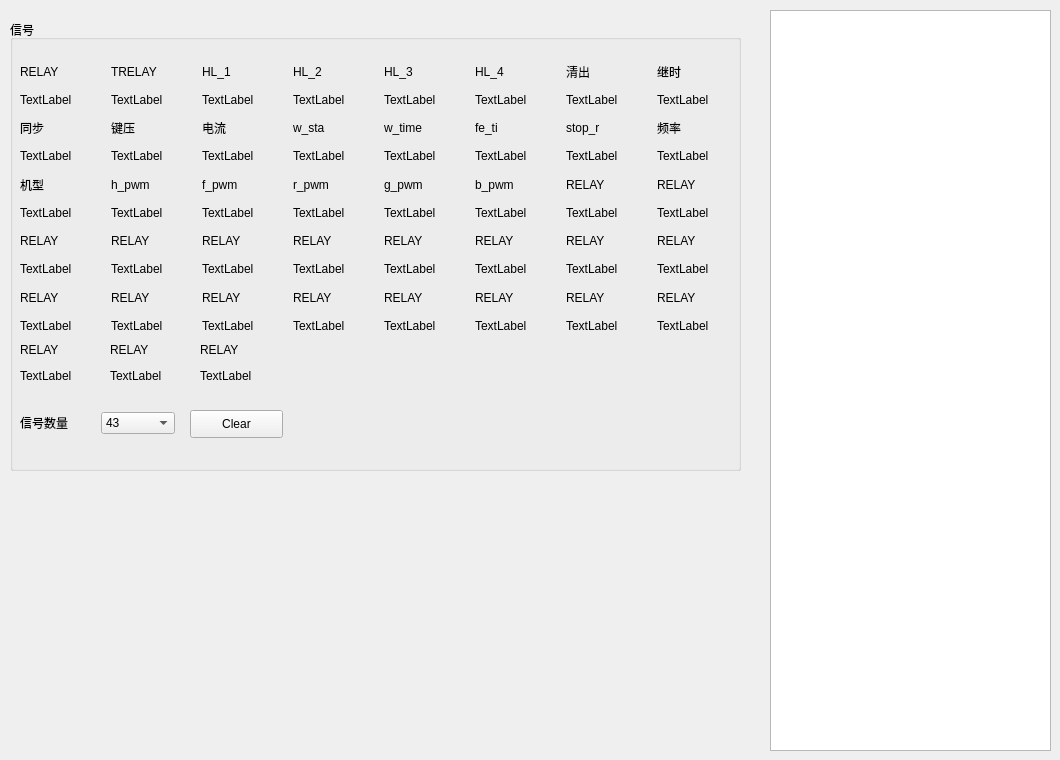
   <widget class="QWidget" name="tab_2">
    <attribute name="title">
     <string>传感器监测页</string>
    </attribute>
    <widget class="QGroupBox" name="groupBox_4">
     <property name="geometry">
      <rect>
       <x>10</x>
       <y>20</y>
       <width>731</width>
       <height>451</height>
      </rect>
     </property>
     <property name="title">
      <string>信号</string>
     </property>
     <widget class="QWidget" name="layoutWidget_5">
      <property name="geometry">
       <rect>
        <x>10</x>
        <y>40</y>
        <width>722</width>
        <height>277</height>
       </rect>
      </property>
      <layout class="QGridLayout" name="gridLayout_3">
       <item row="0" column="0">
        <layout class="QVBoxLayout" name="verticalLayout_36">
         <item>
          <widget class="QLabel" name="label_80">
           <property name="text">
            <string>RELAY</string>
           </property>
          </widget>
         </item>
         <item>
          <widget class="QLabel" name="label_81">
           <property name="text">
            <string>TextLabel</string>
           </property>
          </widget>
         </item>
        </layout>
       </item>
       <item row="0" column="1">
        <layout class="QVBoxLayout" name="verticalLayout_37">
         <item>
          <widget class="QLabel" name="label_82">
           <property name="text">
            <string>TRELAY</string>
           </property>
          </widget>
         </item>
         <item>
          <widget class="QLabel" name="label_83">
           <property name="text">
            <string>TextLabel</string>
           </property>
          </widget>
         </item>
        </layout>
       </item>
       <item row="0" column="2">
        <layout class="QVBoxLayout" name="verticalLayout_38">
         <item>
          <widget class="QLabel" name="label_84">
           <property name="text">
            <string>HL_1</string>
           </property>
          </widget>
         </item>
         <item>
          <widget class="QLabel" name="label_85">
           <property name="text">
            <string>TextLabel</string>
           </property>
          </widget>
         </item>
        </layout>
       </item>
       <item row="0" column="3">
        <layout class="QVBoxLayout" name="verticalLayout_39">
         <item>
          <widget class="QLabel" name="label_86">
           <property name="text">
            <string>HL_2</string>
           </property>
          </widget>
         </item>
         <item>
          <widget class="QLabel" name="label_87">
           <property name="text">
            <string>TextLabel</string>
           </property>
          </widget>
         </item>
        </layout>
       </item>
       <item row="0" column="4">
        <layout class="QVBoxLayout" name="verticalLayout_40">
         <item>
          <widget class="QLabel" name="label_88">
           <property name="text">
            <string>HL_3</string>
           </property>
          </widget>
         </item>
         <item>
          <widget class="QLabel" name="label_89">
           <property name="text">
            <string>TextLabel</string>
           </property>
          </widget>
         </item>
        </layout>
       </item>
       <item row="0" column="5">
        <layout class="QVBoxLayout" name="verticalLayout_41">
         <item>
          <widget class="QLabel" name="label_90">
           <property name="text">
            <string>HL_4</string>
           </property>
          </widget>
         </item>
         <item>
          <widget class="QLabel" name="label_91">
           <property name="text">
            <string>TextLabel</string>
           </property>
          </widget>
         </item>
        </layout>
       </item>
       <item row="0" column="6">
        <layout class="QVBoxLayout" name="verticalLayout_42">
         <item>
          <widget class="QLabel" name="label_92">
           <property name="text">
            <string>清出</string>
           </property>
          </widget>
         </item>
         <item>
          <widget class="QLabel" name="label_93">
           <property name="text">
            <string>TextLabel</string>
           </property>
          </widget>
         </item>
        </layout>
       </item>
       <item row="0" column="7">
        <layout class="QVBoxLayout" name="verticalLayout_43">
         <item>
          <widget class="QLabel" name="label_94">
           <property name="text">
            <string>继时</string>
           </property>
          </widget>
         </item>
         <item>
          <widget class="QLabel" name="label_95">
           <property name="text">
            <string>TextLabel</string>
           </property>
          </widget>
         </item>
        </layout>
       </item>
       <item row="1" column="0">
        <layout class="QVBoxLayout" name="verticalLayout_44">
         <item>
          <widget class="QLabel" name="label_96">
           <property name="text">
            <string>同步</string>
           </property>
          </widget>
         </item>
         <item>
          <widget class="QLabel" name="label_97">
           <property name="text">
            <string>TextLabel</string>
           </property>
          </widget>
         </item>
        </layout>
       </item>
       <item row="1" column="1">
        <layout class="QVBoxLayout" name="verticalLayout_45">
         <item>
          <widget class="QLabel" name="label_98">
           <property name="text">
            <string>键压</string>
           </property>
          </widget>
         </item>
         <item>
          <widget class="QLabel" name="label_99">
           <property name="text">
            <string>TextLabel</string>
           </property>
          </widget>
         </item>
        </layout>
       </item>
       <item row="1" column="2">
        <layout class="QVBoxLayout" name="verticalLayout_46">
         <item>
          <widget class="QLabel" name="label_100">
           <property name="text">
            <string>电流</string>
           </property>
          </widget>
         </item>
         <item>
          <widget class="QLabel" name="label_101">
           <property name="text">
            <string>TextLabel</string>
           </property>
          </widget>
         </item>
        </layout>
       </item>
       <item row="1" column="3">
        <layout class="QVBoxLayout" name="verticalLayout_47">
         <item>
          <widget class="QLabel" name="label_102">
           <property name="text">
            <string>w_sta</string>
           </property>
          </widget>
         </item>
         <item>
          <widget class="QLabel" name="label_103">
           <property name="text">
            <string>TextLabel</string>
           </property>
          </widget>
         </item>
        </layout>
       </item>
       <item row="1" column="4">
        <layout class="QVBoxLayout" name="verticalLayout_48">
         <item>
          <widget class="QLabel" name="label_104">
           <property name="text">
            <string>w_time</string>
           </property>
          </widget>
         </item>
         <item>
          <widget class="QLabel" name="label_105">
           <property name="text">
            <string>TextLabel</string>
           </property>
          </widget>
         </item>
        </layout>
       </item>
       <item row="1" column="5">
        <layout class="QVBoxLayout" name="verticalLayout_49">
         <item>
          <widget class="QLabel" name="label_106">
           <property name="text">
            <string>fe_ti</string>
           </property>
          </widget>
         </item>
         <item>
          <widget class="QLabel" name="label_107">
           <property name="text">
            <string>TextLabel</string>
           </property>
          </widget>
         </item>
        </layout>
       </item>
       <item row="1" column="6">
        <layout class="QVBoxLayout" name="verticalLayout_51">
         <item>
          <widget class="QLabel" name="label_110">
           <property name="text">
            <string>stop_r</string>
           </property>
          </widget>
         </item>
         <item>
          <widget class="QLabel" name="label_111">
           <property name="text">
            <string>TextLabel</string>
           </property>
          </widget>
         </item>
        </layout>
       </item>
       <item row="1" column="7">
        <layout class="QVBoxLayout" name="verticalLayout_52">
         <item>
          <widget class="QLabel" name="label_112">
           <property name="text">
            <string>频率</string>
           </property>
          </widget>
         </item>
         <item>
          <widget class="QLabel" name="label_113">
           <property name="text">
            <string>TextLabel</string>
           </property>
          </widget>
         </item>
        </layout>
       </item>
       <item row="2" column="0">
        <layout class="QVBoxLayout" name="verticalLayout_53">
         <item>
          <widget class="QLabel" name="label_114">
           <property name="text">
            <string>机型</string>
           </property>
          </widget>
         </item>
         <item>
          <widget class="QLabel" name="label_115">
           <property name="text">
            <string>TextLabel</string>
           </property>
          </widget>
         </item>
        </layout>
       </item>
       <item row="2" column="1">
        <layout class="QVBoxLayout" name="verticalLayout_54">
         <item>
          <widget class="QLabel" name="label_116">
           <property name="text">
            <string>h_pwm</string>
           </property>
          </widget>
         </item>
         <item>
          <widget class="QLabel" name="label_117">
           <property name="text">
            <string>TextLabel</string>
           </property>
          </widget>
         </item>
        </layout>
       </item>
       <item row="2" column="2">
        <layout class="QVBoxLayout" name="verticalLayout_55">
         <item>
          <widget class="QLabel" name="label_118">
           <property name="text">
            <string>f_pwm</string>
           </property>
          </widget>
         </item>
         <item>
          <widget class="QLabel" name="label_119">
           <property name="text">
            <string>TextLabel</string>
           </property>
          </widget>
         </item>
        </layout>
       </item>
       <item row="2" column="3">
        <layout class="QVBoxLayout" name="verticalLayout_56">
         <item>
          <widget class="QLabel" name="label_120">
           <property name="text">
            <string>r_pwm</string>
           </property>
          </widget>
         </item>
         <item>
          <widget class="QLabel" name="label_121">
           <property name="text">
            <string>TextLabel</string>
           </property>
          </widget>
         </item>
        </layout>
       </item>
       <item row="2" column="4">
        <layout class="QVBoxLayout" name="verticalLayout_57">
         <item>
          <widget class="QLabel" name="label_122">
           <property name="text">
            <string>g_pwm</string>
           </property>
          </widget>
         </item>
         <item>
          <widget class="QLabel" name="label_123">
           <property name="text">
            <string>TextLabel</string>
           </property>
          </widget>
         </item>
        </layout>
       </item>
       <item row="2" column="5">
        <layout class="QVBoxLayout" name="verticalLayout_58">
         <item>
          <widget class="QLabel" name="label_124">
           <property name="text">
            <string>b_pwm</string>
           </property>
          </widget>
         </item>
         <item>
          <widget class="QLabel" name="label_125">
           <property name="text">
            <string>TextLabel</string>
           </property>
          </widget>
         </item>
        </layout>
       </item>
       <item row="2" column="6">
        <layout class="QVBoxLayout" name="verticalLayout_59">
         <item>
          <widget class="QLabel" name="label_126">
           <property name="text">
            <string>RELAY</string>
           </property>
          </widget>
         </item>
         <item>
          <widget class="QLabel" name="label_127">
           <property name="text">
            <string>TextLabel</string>
           </property>
          </widget>
         </item>
        </layout>
       </item>
       <item row="2" column="7">
        <layout class="QVBoxLayout" name="verticalLayout_60">
         <item>
          <widget class="QLabel" name="label_128">
           <property name="text">
            <string>RELAY</string>
           </property>
          </widget>
         </item>
         <item>
          <widget class="QLabel" name="label_129">
           <property name="text">
            <string>TextLabel</string>
           </property>
          </widget>
         </item>
        </layout>
       </item>
       <item row="3" column="0">
        <layout class="QVBoxLayout" name="verticalLayout_61">
         <item>
          <widget class="QLabel" name="label_130">
           <property name="text">
            <string>RELAY</string>
           </property>
          </widget>
         </item>
         <item>
          <widget class="QLabel" name="label_131">
           <property name="text">
            <string>TextLabel</string>
           </property>
          </widget>
         </item>
        </layout>
       </item>
       <item row="3" column="1">
        <layout class="QVBoxLayout" name="verticalLayout_62">
         <item>
          <widget class="QLabel" name="label_132">
           <property name="text">
            <string>RELAY</string>
           </property>
          </widget>
         </item>
         <item>
          <widget class="QLabel" name="label_133">
           <property name="text">
            <string>TextLabel</string>
           </property>
          </widget>
         </item>
        </layout>
       </item>
       <item row="3" column="2">
        <layout class="QVBoxLayout" name="verticalLayout_63">
         <item>
          <widget class="QLabel" name="label_134">
           <property name="text">
            <string>RELAY</string>
           </property>
          </widget>
         </item>
         <item>
          <widget class="QLabel" name="label_135">
           <property name="text">
            <string>TextLabel</string>
           </property>
          </widget>
         </item>
        </layout>
       </item>
       <item row="3" column="3">
        <layout class="QVBoxLayout" name="verticalLayout_64">
         <item>
          <widget class="QLabel" name="label_136">
           <property name="text">
            <string>RELAY</string>
           </property>
          </widget>
         </item>
         <item>
          <widget class="QLabel" name="label_137">
           <property name="text">
            <string>TextLabel</string>
           </property>
          </widget>
         </item>
        </layout>
       </item>
       <item row="3" column="4">
        <layout class="QVBoxLayout" name="verticalLayout_65">
         <item>
          <widget class="QLabel" name="label_138">
           <property name="text">
            <string>RELAY</string>
           </property>
          </widget>
         </item>
         <item>
          <widget class="QLabel" name="label_139">
           <property name="text">
            <string>TextLabel</string>
           </property>
          </widget>
         </item>
        </layout>
       </item>
       <item row="3" column="5">
        <layout class="QVBoxLayout" name="verticalLayout_66">
         <item>
          <widget class="QLabel" name="label_140">
           <property name="text">
            <string>RELAY</string>
           </property>
          </widget>
         </item>
         <item>
          <widget class="QLabel" name="label_141">
           <property name="text">
            <string>TextLabel</string>
           </property>
          </widget>
         </item>
        </layout>
       </item>
       <item row="3" column="6">
        <layout class="QVBoxLayout" name="verticalLayout_67">
         <item>
          <widget class="QLabel" name="label_142">
           <property name="text">
            <string>RELAY</string>
           </property>
          </widget>
         </item>
         <item>
          <widget class="QLabel" name="label_143">
           <property name="text">
            <string>TextLabel</string>
           </property>
          </widget>
         </item>
        </layout>
       </item>
       <item row="3" column="7">
        <layout class="QVBoxLayout" name="verticalLayout_68">
         <item>
          <widget class="QLabel" name="label_144">
           <property name="text">
            <string>RELAY</string>
           </property>
          </widget>
         </item>
         <item>
          <widget class="QLabel" name="label_145">
           <property name="text">
            <string>TextLabel</string>
           </property>
          </widget>
         </item>
        </layout>
       </item>
       <item row="4" column="0">
        <layout class="QVBoxLayout" name="verticalLayout_69">
         <item>
          <widget class="QLabel" name="label_146">
           <property name="text">
            <string>RELAY</string>
           </property>
          </widget>
         </item>
         <item>
          <widget class="QLabel" name="label_147">
           <property name="text">
            <string>TextLabel</string>
           </property>
          </widget>
         </item>
        </layout>
       </item>
       <item row="4" column="1">
        <layout class="QVBoxLayout" name="verticalLayout_70">
         <item>
          <widget class="QLabel" name="label_148">
           <property name="text">
            <string>RELAY</string>
           </property>
          </widget>
         </item>
         <item>
          <widget class="QLabel" name="label_149">
           <property name="text">
            <string>TextLabel</string>
           </property>
          </widget>
         </item>
        </layout>
       </item>
       <item row="4" column="2">
        <layout class="QVBoxLayout" name="verticalLayout_71">
         <item>
          <widget class="QLabel" name="label_150">
           <property name="text">
            <string>RELAY</string>
           </property>
          </widget>
         </item>
         <item>
          <widget class="QLabel" name="label_151">
           <property name="text">
            <string>TextLabel</string>
           </property>
          </widget>
         </item>
        </layout>
       </item>
       <item row="4" column="3">
        <layout class="QVBoxLayout" name="verticalLayout_72">
         <item>
          <widget class="QLabel" name="label_152">
           <property name="text">
            <string>RELAY</string>
           </property>
          </widget>
         </item>
         <item>
          <widget class="QLabel" name="label_153">
           <property name="text">
            <string>TextLabel</string>
           </property>
          </widget>
         </item>
        </layout>
       </item>
       <item row="4" column="4">
        <layout class="QVBoxLayout" name="verticalLayout_73">
         <item>
          <widget class="QLabel" name="label_154">
           <property name="text">
            <string>RELAY</string>
           </property>
          </widget>
         </item>
         <item>
          <widget class="QLabel" name="label_155">
           <property name="text">
            <string>TextLabel</string>
           </property>
          </widget>
         </item>
        </layout>
       </item>
       <item row="4" column="5">
        <layout class="QVBoxLayout" name="verticalLayout_74">
         <item>
          <widget class="QLabel" name="label_156">
           <property name="text">
            <string>RELAY</string>
           </property>
          </widget>
         </item>
         <item>
          <widget class="QLabel" name="label_157">
           <property name="text">
            <string>TextLabel</string>
           </property>
          </widget>
         </item>
        </layout>
       </item>
       <item row="4" column="6">
        <layout class="QVBoxLayout" name="verticalLayout_75">
         <item>
          <widget class="QLabel" name="label_158">
           <property name="text">
            <string>RELAY</string>
           </property>
          </widget>
         </item>
         <item>
          <widget class="QLabel" name="label_159">
           <property name="text">
            <string>TextLabel</string>
           </property>
          </widget>
         </item>
        </layout>
       </item>
       <item row="4" column="7">
        <layout class="QVBoxLayout" name="verticalLayout_76">
         <item>
          <widget class="QLabel" name="label_160">
           <property name="text">
            <string>RELAY</string>
           </property>
          </widget>
         </item>
         <item>
          <widget class="QLabel" name="label_161">
           <property name="text">
            <string>TextLabel</string>
           </property>
          </widget>
         </item>
        </layout>
       </item>
      </layout>
     </widget>
     <widget class="QWidget" name="layoutWidget_49">
      <property name="geometry">
       <rect>
        <x>10</x>
        <y>320</y>
        <width>83</width>
        <height>45</height>
       </rect>
      </property>
      <layout class="QVBoxLayout" name="verticalLayout_50">
       <item>
        <widget class="QLabel" name="label_108">
         <property name="text">
          <string>RELAY</string>
         </property>
        </widget>
       </item>
       <item>
        <widget class="QLabel" name="label_109">
         <property name="text">
          <string>TextLabel</string>
         </property>
        </widget>
       </item>
      </layout>
     </widget>
     <widget class="QWidget" name="layoutWidget">
      <property name="geometry">
       <rect>
        <x>10</x>
        <y>390</y>
        <width>155</width>
        <height>26</height>
       </rect>
      </property>
      <layout class="QHBoxLayout" name="horizontalLayout_9">
       <item>
        <widget class="QLabel" name="label_12">
         <property name="text">
          <string>信号数量</string>
         </property>
        </widget>
       </item>
       <item>
        <widget class="QComboBox" name="comboBox_7">
         <item>
          <property name="text">
           <string>43</string>
          </property>
         </item>
         <item>
          <property name="text">
           <string>41</string>
          </property>
         </item>
         <item>
          <property name="text">
           <string>10</string>
          </property>
         </item>
         <item>
          <property name="text">
           <string>20</string>
          </property>
         </item>
         <item>
          <property name="text">
           <string>30</string>
          </property>
         </item>
         <item>
          <property name="text">
           <string>40</string>
          </property>
         </item>
        </widget>
       </item>
      </layout>
     </widget>
     <widget class="QPushButton" name="pushButton">
      <property name="geometry">
       <rect>
        <x>180</x>
        <y>390</y>
        <width>93</width>
        <height>28</height>
       </rect>
      </property>
      <property name="text">
       <string>Clear</string>
      </property>
     </widget>
     <widget class="QWidget" name="layoutWidget_50">
      <property name="geometry">
       <rect>
        <x>100</x>
        <y>320</y>
        <width>83</width>
        <height>45</height>
       </rect>
      </property>
      <layout class="QVBoxLayout" name="verticalLayout_77">
       <item>
        <widget class="QLabel" name="label_162">
         <property name="text">
          <string>RELAY</string>
         </property>
        </widget>
       </item>
       <item>
        <widget class="QLabel" name="label_163">
         <property name="text">
          <string>TextLabel</string>
         </property>
        </widget>
       </item>
      </layout>
     </widget>
     <widget class="QWidget" name="layoutWidget_51">
      <property name="geometry">
       <rect>
        <x>190</x>
        <y>320</y>
        <width>83</width>
        <height>45</height>
       </rect>
      </property>
      <layout class="QVBoxLayout" name="verticalLayout_78">
       <item>
        <widget class="QLabel" name="label_164">
         <property name="text">
          <string>RELAY</string>
         </property>
        </widget>
       </item>
       <item>
        <widget class="QLabel" name="label_165">
         <property name="text">
          <string>TextLabel</string>
         </property>
        </widget>
       </item>
      </layout>
     </widget>
    </widget>
    <widget class="QTextBrowser" name="textBrowser_2">
     <property name="geometry">
      <rect>
       <x>770</x>
       <y>10</y>
       <width>281</width>
       <height>741</height>
      </rect>
     </property>
    </widget>
   </widget>
